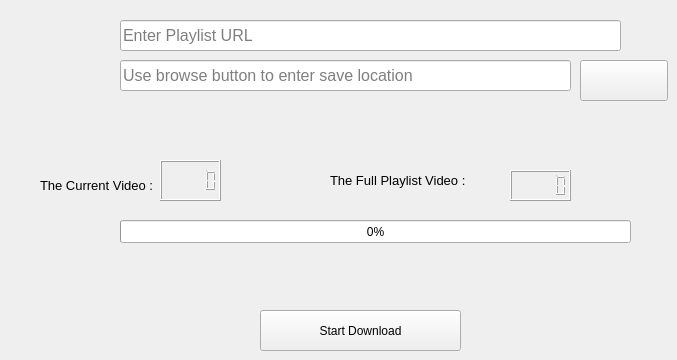
      <widget class="QWidget" name="tab_4">
       <attribute name="title">
        <string>Full Playlist</string>
       </attribute>
       <widget class="QLineEdit" name="lineEdit_5">
        <property name="geometry">
         <rect>
          <x>120</x>
          <y>20</y>
          <width>501</width>
          <height>31</height>
         </rect>
        </property>
        <property name="font">
         <font>
          <family>MS Shell Dlg 2</family>
          <pointsize>12</pointsize>
         </font>
        </property>
        <property name="placeholderText">
         <string>Enter Playlist URL</string>
        </property>
       </widget>
       <widget class="QLineEdit" name="lineEdit_6">
        <property name="geometry">
         <rect>
          <x>120</x>
          <y>60</y>
          <width>451</width>
          <height>31</height>
         </rect>
        </property>
        <property name="font">
         <font>
          <family>MS Shell Dlg 2</family>
          <pointsize>12</pointsize>
         </font>
        </property>
        <property name="placeholderText">
         <string>Use browse button to enter save location</string>
        </property>
       </widget>
       <widget class="QPushButton" name="pushButton_6">
        <property name="geometry">
         <rect>
          <x>580</x>
          <y>60</y>
          <width>88</width>
          <height>41</height>
         </rect>
        </property>
        <property name="text">
         <string/>
        </property>
        <property name="icon">
         <iconset resource="photo.qrc">
          <normaloff>:/icons/browse.png</normaloff>:/icons/browse.png</iconset>
        </property>
        <property name="iconSize">
         <size>
          <width>33</width>
          <height>33</height>
         </size>
        </property>
       </widget>
       <widget class="QProgressBar" name="progressBar_3">
        <property name="geometry">
         <rect>
          <x>120</x>
          <y>220</y>
          <width>511</width>
          <height>23</height>
         </rect>
        </property>
        <property name="value">
         <number>0</number>
        </property>
       </widget>
       <widget class="QPushButton" name="pushButton_7">
        <property name="geometry">
         <rect>
          <x>260</x>
          <y>310</y>
          <width>201</width>
          <height>41</height>
         </rect>
        </property>
        <property name="font">
         <font/>
        </property>
        <property name="text">
         <string>Start Download</string>
        </property>
       </widget>
       <widget class="QLabel" name="label_3">
        <property name="geometry">
         <rect>
          <x>40</x>
          <y>170</y>
          <width>231</width>
          <height>31</height>
         </rect>
        </property>
        <property name="font">
         <font>
          <family>MS Shell Dlg 2</family>
          <pointsize>10</pointsize>
         </font>
        </property>
        <property name="text">
         <string>The Current Video :</string>
        </property>
       </widget>
       <widget class="QLabel" name="label_4">
        <property name="geometry">
         <rect>
          <x>330</x>
          <y>170</y>
          <width>161</width>
          <height>21</height>
         </rect>
        </property>
        <property name="font">
         <font>
          <family>MS Shell Dlg 2</family>
          <pointsize>10</pointsize>
         </font>
        </property>
        <property name="text">
         <string>The Full Playlist Video : </string>
        </property>
       </widget>
       <widget class="QLCDNumber" name="lcdNumber">
        <property name="geometry">
         <rect>
          <x>160</x>
          <y>160</y>
          <width>61</width>
          <height>41</height>
         </rect>
        </property>
        <property name="font">
         <font>
          <pointsize>17</pointsize>
         </font>
        </property>
       </widget>
       <widget class="QLCDNumber" name="lcdNumber_2">
        <property name="geometry">
         <rect>
          <x>510</x>
          <y>170</y>
          <width>61</width>
          <height>31</height>
         </rect>
        </property>
        <property name="font">
         <font>
          <pointsize>12</pointsize>
         </font>
        </property>
        <property name="styleSheet">
         <string notr="true">color: rgb(0, 0, 0);</string>
        </property>
       </widget>
       <widget class="QLabel" name="label_6">
        <property name="geometry">
         <rect>
          <x>220</x>
          <y>260</y>
          <width>261</width>
          <height>31</height>
         </rect>
        </property>
        <property name="text">
         <string/>
        </property>
       </widget>
      </widget>
